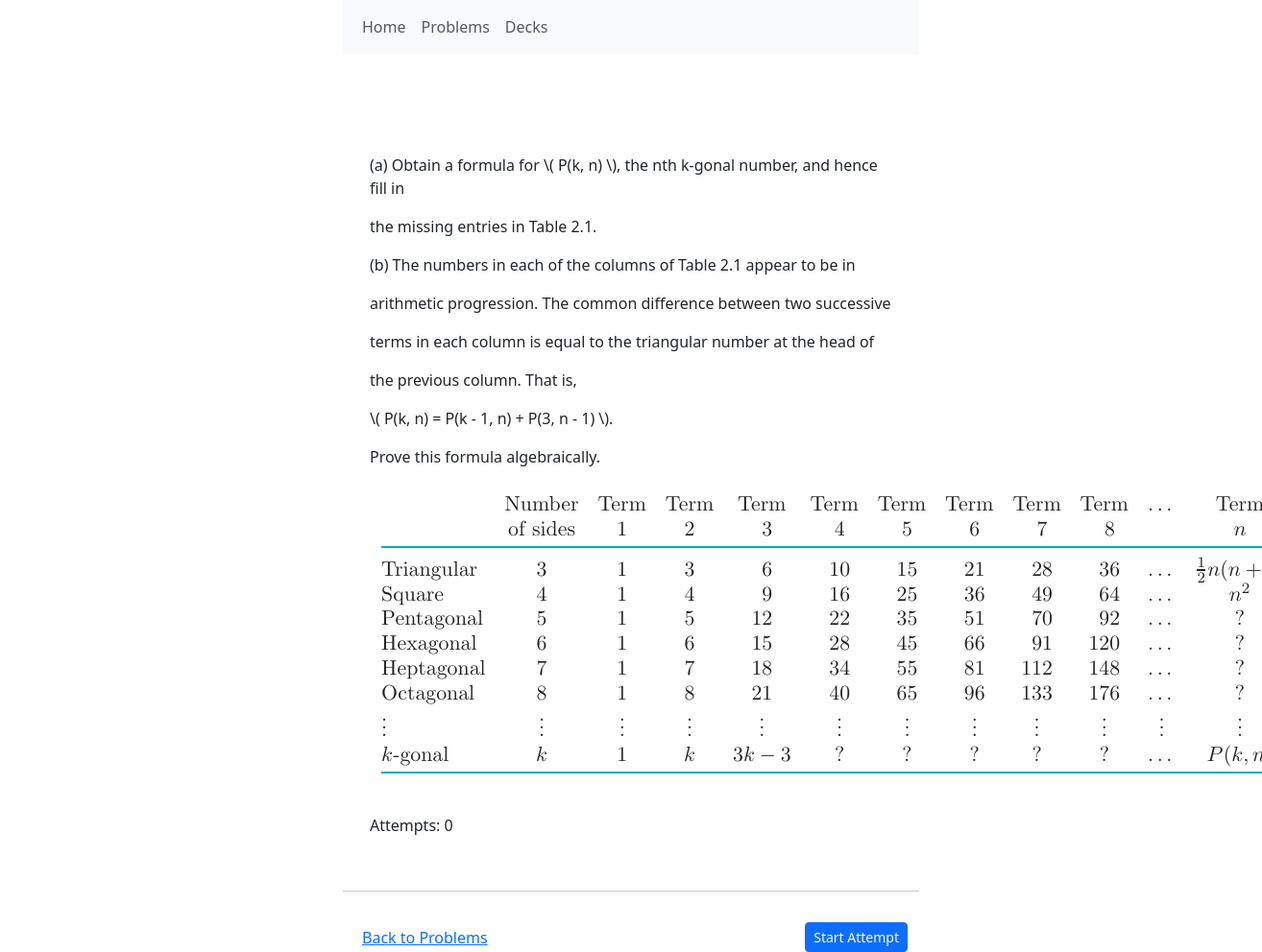
/problems/8/, run on the app's committed database.
### problems/models.py (models this page shows, shortened)
class Problem(models.Model):
    body = models.TextField()
    pub_date = models.DateTimeField("date published", default=timezone.now)
    tags = TaggableManager(through=TaggedProblem)
    book_source = models.ForeignKey(
        'BookSource',
        on_delete=models.SET_NULL,
        null=True, blank=True
    )
    page_number = models.PositiveIntegerField(null=True, blank=True)
    problem_number = models.CharField(max_length=50, null=True, blank=True)
    class Meta:
        verbose_name = "problem"
        verbose_name_plural = "problems"
        ordering = ['-pub_date']

### problems/views.py (the view, shortened to what this page needs)
# urls.py: path("problems/<int:pk>/", views.problem_detail, name="problem-detail"),
def problem_detail(request, pk):
    problem = get_object_or_404(Problem, pk=pk)
    active_attempt = Attempt.objects.filter(problem=problem, end_time__isnull=True).first()
    context = {
        'problem': problem,
        'active_attempt': active_attempt,
    }
    return render(request, 'problems/problem_detail.html', context)

### problems/templatetags/problem_tags.py (called while the page is built)
@register.filter(name='render_problem_links')
def render_problem_links(text):
    def replace_link(match):
        problem_id = match.group(1)
        try:
            problem = Problem.objects.get(pk=problem_id)
            url = reverse('problems:problem-detail', args=[problem.id])
            link_text = (problem.body[:30] + '...') if len(problem.body) > 30 else problem.body
            return format_html('<a href="{}">{}</a>', url, link_text)
        except Problem.DoesNotExist:
            return f"[[Invalid Problem ID: {problem_id}]]"
    pattern = re.compile(r'\[\[problem:(\d+)\]\]')
    return pattern.sub(replace_link, text)

### problems/templates/problems/problem_detail.html (shortened to what this page needs)
{% extends "base.html" %}
{% block content %}
    <div class="card my-4 border-0">
        <div class="card-body">
            {% if active_attempt %}
                {% include 'problems/includes/problem_full.html' with object=problem %}
            {% else %}
                {% include 'problems/includes/problem_display.html' with object=problem %}
            {% endif %}
        </div>
    </div>
    <hr>
    <div class="d-flex justify-content-between align-items-center mt-3">
                    <a href="{% url 'problems:problem-list' %}">
                        Back to Problems
                    </a>
                    <div class="d-flex gap-2 align-items-center">
                        {% if not active_attempt %}
                            <form method="post" class="mb-0">
                                <button class="btn btn-sm btn-primary" type="submit" name="start_attempt">
                                    Start Attempt
                                </button>
                            </form>
                        {% endif %}
                    </div>
                </div>
{% endblock %}

### problems/templates/problems/includes/problem_display.html
{% load problem_tags %}
<p>{{ object.body|render_problem_links|safe }}</p>
<p>Attempts: {{ object.attempts.count }}</p>

### data on the page
Problem: body|render_problem_links "(a) Obtain a formula for \\( P(k, n) \\), the nth k-gonal number, and hence fill in the missing entries in Table 2.1. (b) The numbers in each of the columns of Table 2.1 appear to be in arithmetic progression. The common difference between two successive terms in each column is equal to the triangular number at the head of the previous column. That is, \\( P(k, n) = P(k - 1, n) + P(3, n - 1) \\). Prove this formula algebraically.", body|render_problem_links (picture), attempts.count "0"
